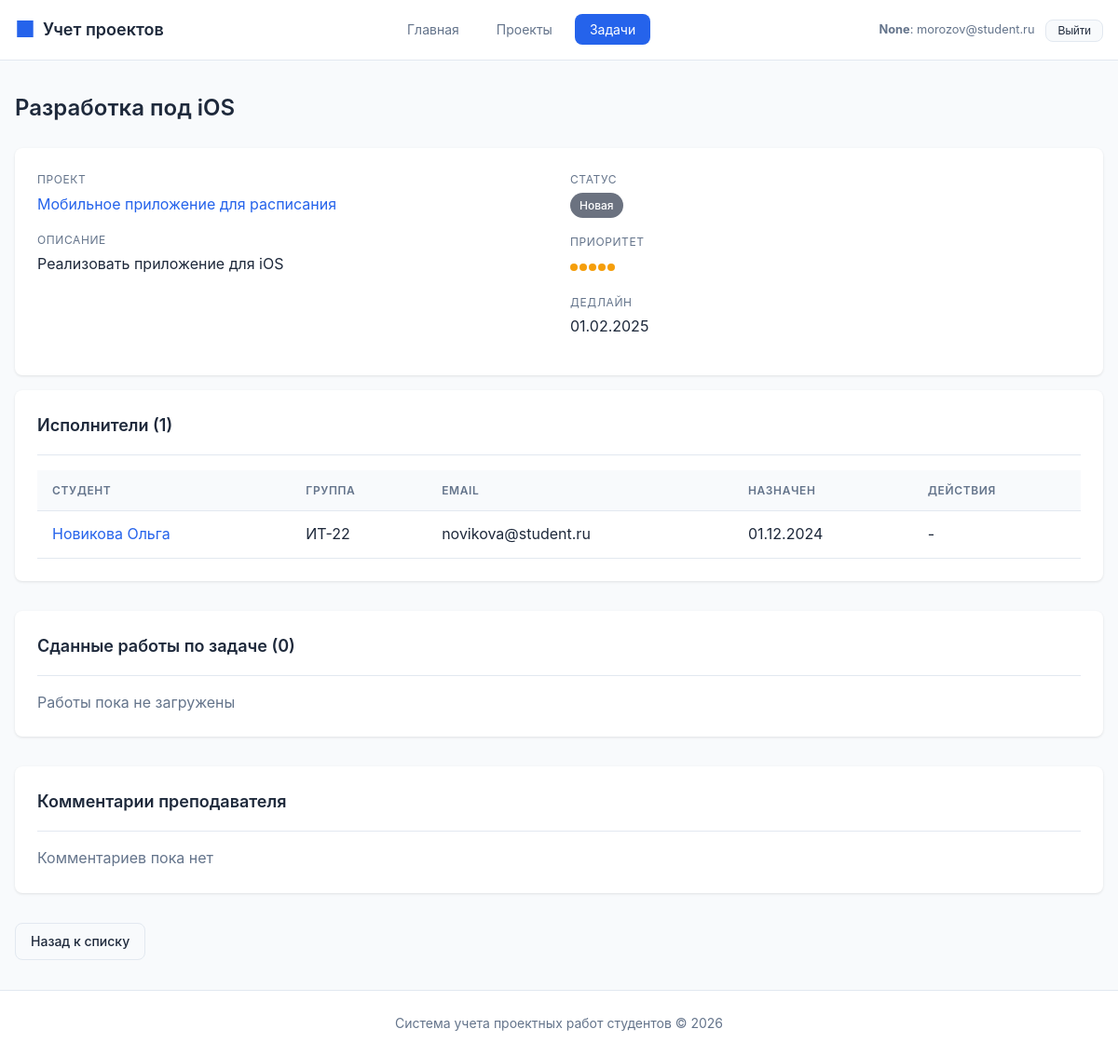
The page /tasks/7 (signed in) on the database as committed earlier.
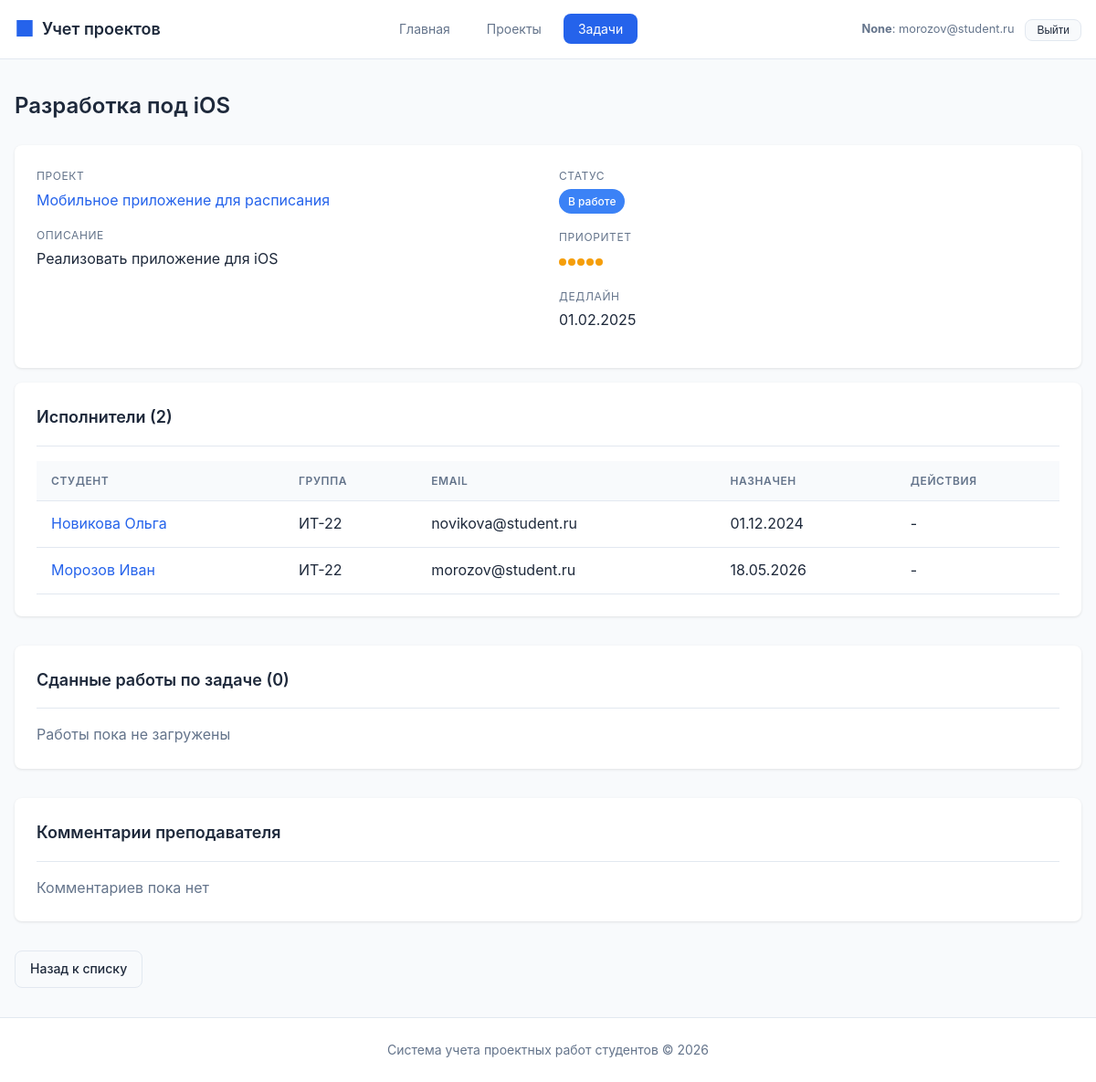
The same page on the database as committed later.
### tables this page shows
CREATE TABLE task_status (
    id INTEGER PRIMARY KEY AUTOINCREMENT,
    name TEXT NOT NULL UNIQUE,
    description TEXT,
    color TEXT DEFAULT '#6B7280'
);

CREATE TABLE task (
    id INTEGER PRIMARY KEY AUTOINCREMENT,
    title TEXT NOT NULL,
    description TEXT,
    project_id INTEGER NOT NULL REFERENCES project(id) ON DELETE CASCADE,
    status_id INTEGER REFERENCES task_status(id) ON DELETE SET NULL,
    priority INTEGER DEFAULT 1 CHECK (priority >= 1 AND priority <= 5),
    deadline TEXT,
    created_at TEXT DEFAULT CURRENT_TIMESTAMP,
    updated_at TEXT DEFAULT CURRENT_TIMESTAMP
);

CREATE TABLE task_student (
    id INTEGER PRIMARY KEY AUTOINCREMENT,
    task_id INTEGER NOT NULL REFERENCES task(id) ON DELETE CASCADE,
    student_id INTEGER NOT NULL REFERENCES student(id) ON DELETE CASCADE,
    assigned_at TEXT DEFAULT CURRENT_DATE,
    UNIQUE(task_id, student_id)
);

CREATE TABLE student_group (
    id INTEGER PRIMARY KEY AUTOINCREMENT,
    name TEXT NOT NULL UNIQUE,
    course INTEGER NOT NULL CHECK (course >= 1 AND course <= 6),
    department_id INTEGER REFERENCES department(id) ON DELETE SET NULL,
    created_at TEXT DEFAULT CURRENT_TIMESTAMP
);

CREATE TABLE student (
    id INTEGER PRIMARY KEY AUTOINCREMENT,
    last_name TEXT NOT NULL,
    first_name TEXT NOT NULL,
    middle_name TEXT,
    email TEXT UNIQUE NOT NULL,
    phone TEXT,
    student_group_id INTEGER REFERENCES student_group(id) ON DELETE SET NULL,
    created_at TEXT DEFAULT CURRENT_TIMESTAMP
);

### routes/tasks.py (the view, shortened to what this page needs)
@tasks_bp.route('/<int:task_id>')
def view_task(task_id):
    task = execute_query("""
        SELECT
            t.*,
            ts.name as status,
            ts.color as status_color,
            p.id as project_id,
            p.title as project_title
        FROM task t
        LEFT JOIN task_status ts ON t.status_id = ts.id
        LEFT JOIN project p ON t.project_id = p.id
        WHERE t.id = %s
    """, (task_id,), fetch_one=True)
    if not task:
        flash('Задача не найдена', 'error')
        return redirect(url_for('tasks.list_tasks'))
    can_edit_task = can_manage_task(task_id)
    can_change_status = can_update_task_status(task_id)
    assignees = execute_query("""
        SELECT
            s.id,
            s.last_name || ' ' || s.first_name as student_name,
            s.email,
            sg.name as group_name,
            ts.assigned_at
        FROM task_student ts
        JOIN student s ON ts.student_id = s.id
        LEFT JOIN student_group sg ON s.student_group_id = sg.id
        WHERE ts.task_id = %s
        ORDER BY ts.assigned_at
    """, (task_id,), fetch_all=True)
    available_students = execute_query("""
        SELECT s.id, s.last_name || ' ' || s.first_name as full_name
        FROM project_team pt
        JOIN student s ON pt.student_id = s.id
        WHERE pt.project_id = %s
        AND s.id NOT IN (SELECT student_id FROM task_student WHERE task_id = %s)
        ORDER BY s.last_name
    """, (task['project_id'], task_id), fetch_all=True)
    submissions = execute_query(
        """
        SELECT
            f.id,
            f.name,
            f.size,
            f.uploaded_at,
            s.last_name || ' ' || s.first_name AS student_name
        FROM file f
        LEFT JOIN student s ON s.id = f.uploaded_by_student_id
        WHERE f.task_id = %s
        ORDER BY f.uploaded_at DESC
        """,
        (task_id,),
        fetch_all=True,
    )
    teacher_comments = execute_query(
        """
        SELECT
            c.id,
            c.content,
            c.created_at,
            t.last_name || ' ' || t.first_name AS teacher_name
        FROM comment c
        JOIN teacher t ON t.id = c.author_teacher_id
        WHERE c.task_id = %s
        ORDER BY c.created_at DESC
        """,
        (task_id,),
        fetch_all=True,
    )
    return render_template(
        'tasks/view.html',
        task=task,
        assignees=assignees,
        available_students=available_students,
        can_edit_task=can_edit_task,
        can_change_status=can_change_status,
        submissions=submissions,
        teacher_comments=teacher_comments,
        can_submit=g.current_user["role"] == ROLE_STUDENT and _can_submit_to_task(task_id, g.current_user["id"]),
        can_comment=g.current_user["role"] in {ROLE_TEACHER, ROLE_ADMIN} and can_manage_task(task_id),
    )

### database.py (called while the page is built)
def _parse_db_value(key, value):
    if not isinstance(value, str):
        return value
    if key.endswith("_at"):
        try:
            return datetime.fromisoformat(value)
        except ValueError:
            return value
    if key.endswith("_date") or key in DATE_FIELDS:
        try:
            return date.fromisoformat(value)
        except ValueError:
            return value
    return value

def _normalize_row(row):
    raw = dict(row)
    return {key: _parse_db_value(key, value) for key, value in raw.items()}

def get_db_connection():
    conn = sqlite3.connect(Config.SQLITE_PATH)
    conn.row_factory = sqlite3.Row
    conn.execute("PRAGMA foreign_keys = ON")
    return conn

### routes/auth.py (called while the page is built, shortened)
def can_manage_project(project_id):
    current_user = g.current_user
    if not current_user:
        return False
    if current_user["role"] == ROLE_ADMIN:
        return True
    if current_user["role"] != ROLE_TEACHER:
        return False

def can_manage_task(task_id):
    task = execute_query(
        "SELECT project_id FROM task WHERE id = %s",
        (task_id,),
        fetch_one=True,
    )
    if not task:
        return False
    return can_manage_project(task["project_id"])

### templates/tasks/view.html (shortened to what the changed rows need)
{% extends 'base.html' %}
{% block content %}
<div class="page-header">
    <h1 class="page-title">{{ task.title }}</h1>
</div>
<div class="card">
    <div class="detail-grid">
        <div>
            <div class="detail-item">
                <div class="detail-value">
                    <span class="badge badge-status" style="background-color: {{ task.status_color or '#6B7280' }}">
                        {{ task.status or 'Не указан' }}
                    </span>
                </div>
            </div>
            <div class="detail-item">
                <div class="detail-value">
                    <div class="priority">
                        {% for i in range(5) %}
                        <span class="priority-dot {% if i < task.priority %}filled{% endif %}"></span>
                        {% endfor %}
                    </div>
                </div>
            </div>
        </div>
    </div>
</div>
<div class="section">
    <div class="card">
        <div class="card-header">
            <h2 class="card-title">Исполнители ({{ assignees|length }})</h2>
        </div>
        {% if assignees %}
        <div class="table-container">
            <table>
                <thead>
                    <tr>
                        <th>Студент</th>
                        <th>Группа</th>
                        <th>Email</th>
                        <th>Назначен</th>
                        <th>Действия</th>
                    </tr>
                </thead>
                <tbody>
                    {% for assignee in assignees %}
                    <tr>
                        <td>
                            <a href="{{ url_for('students.view_student', student_id=assignee.id) }}" class="link">
                                {{ assignee.student_name }}
                            </a>
                        </td>
                        <td>{{ assignee.group_name or '-' }}</td>
                        <td>{{ assignee.email }}</td>
                        <td>{{ assignee.assigned_at.strftime('%d.%m.%Y') if assignee.assigned_at else '-' }}</td>
                        <td>
                            {% if can_edit_task %}
                            <form method="POST"
                                  action="{{ url_for('tasks.unassign_student', task_id=task.id, student_id=assignee.id) }}"
                                  onsubmit="return confirm('Удалить исполнителя?')">
                                <button type="submit" class="btn btn-danger btn-sm">Удалить</button>
                            </form>
                            {% else %}
                            -
                            {% endif %}
                        </td>
                    </tr>
                    {% endfor %}
                </tbody>
            </table>
        </div>
        {% else %}
        <p style="color: var(--text-secondary);">Исполнители не назначены</p>
        {% endif %}
    </div>
</div>
<div class="section">
    <div class="card">
        <div class="card-header">
            <h2 class="card-title">Сданные работы по задаче ({{ submissions|length }})</h2>
        </div>
    </div>
</div>
<div class="section">
    <div class="card">
        <div class="card-header">
            <h2 class="card-title">Комментарии преподавателя</h2>
        </div>
    </div>
</div>
{% endblock %}

Rows that differ between the two databases and show on the page:
no longer on this page (row unchanged): task_status: name "Новая"
now on this page (row unchanged): task_status: name "В работе"
added task_student: student_name "Морозов Иван", name "ИТ-22", email "morozov@student.ru", assigned_at "18.05.2026"
Other text that changed with them:
{{ assignees|length }}: "1" → "2"
